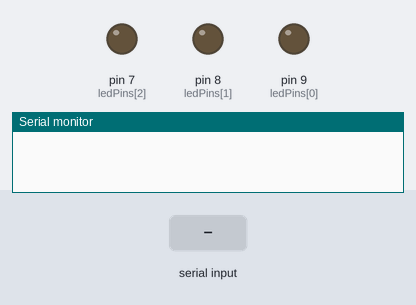
Recording of a sketch running on a simulated Arduino Uno, built with avr-gcc and run on an emulated ATmega328P. Parts: output pins drawn as LEDs (lit = HIGH), the last lines printed to the serial monitor. The inputs (shaded band) are chosen by the test bench.

Above: at 1.2 s.
1.3 s: "5\n" received over the second serial link
At 1.8 s:
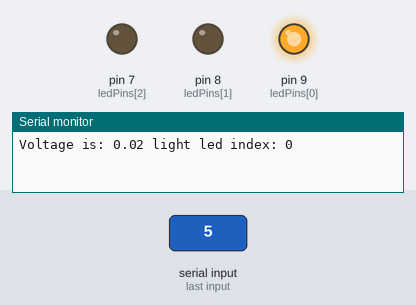
2.8 s: "90,45\n" received over the second serial link
At 4.0 s:
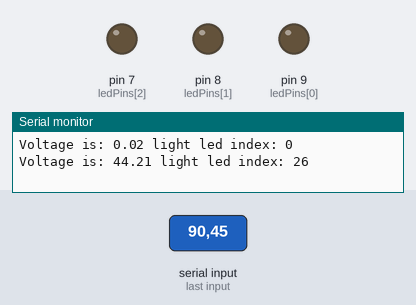
4.3 s: "90\n" received over the second serial link
At 5.3 s:
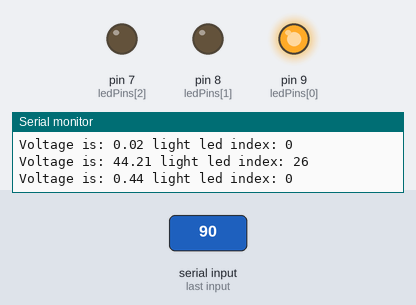
Timing chart, 0 to 7.3 s (numbered marks = the images above; inputs shaded):
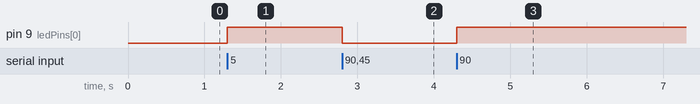

Measured:
- after the input at 1.3 s, pin 9 (ledPins[0]): LOW → HIGH at once
- after the input at 2.8 s, pin 9 (ledPins[0]): HIGH → LOW at once
- after the input at 4.3 s, pin 9 (ledPins[0]): LOW → HIGH at once

The sketch:

SerialRelayBluetoothWithLEDs.ino
```cpp
/*
 * Recieves values from the 'AnalogRead' arduino and lights one of 3 LEDs
 * depending on the size.
 *
 * Modified from https://www.arduino.cc/en/Tutorial/StringToFloatExample
 */

#include <SoftwareSerial.h>

// (RX, TX) ARDUINO
// (TXD, RXD) BT Chip
SoftwareSerial BTSerial(13, 12);

String inString = "";  // string to hold input, as it is read char by char

// A constant array of pins for the LEDs. The first ones are on for lower
// values, the last ones are on for higher values.
const int ledPins[] = {9, 8, 7};
// Store the length of the array above
const int numberOfLedPins = sizeof(ledPins) / sizeof(int);

void setup() {
  // initialize serial for computer then for bluetooth
  Serial.begin(9600);
  BTSerial.begin(9600);  // configured on the AT-command line
  for(int i = 0; i < numberOfLedPins; i ++){
    pinMode(ledPins[i], OUTPUT);  // set each pin to output
  }
}

void loop() {
  // This loop gets each character and builds up a string 'inString' of
  // digits recieved. When a new line is recieved, it converts the string into
  // an integer and empties the stored string for the next line.
  while (BTSerial.available() > 0) {  // while there is bluetooth data
    int inChar = BTSerial.read();  // store the next character as its int value
    if (isDigit(inChar)) {
      // convert the incoming byte to a char
      // and add it to the string for this line so far
      inString += (char)inChar;
    }
    // If there's a newline then that is the end of this number
    if (inChar == '\n') {
      int valueFromSensor = inString.toInt();  // convert the line into an int
      float voltage = valueFromSensor * 5.0 / 1023.0;  // calculate voltage
      Serial.print("Voltage is: ");
      Serial.print(voltage);
      // calculate which of the LEDs should be lit up
      // divide by 1024 when 1023 is the max sensor value to ensure round down
      int ledIndexToLight = valueFromSensor * numberOfLedPins / 1024;
      Serial.print(" light led index: ");
      Serial.println(ledIndexToLight);
      // turn one LED on and the rest off.
      for(int i = 0 ; i < numberOfLedPins ; i ++){
        if(i == ledIndexToLight){
          digitalWrite(ledPins[i], HIGH);
        } else {
          digitalWrite(ledPins[i], LOW);
        }
      }
      // clear the string for the future
      inString = "";
    }
  }
}
```
